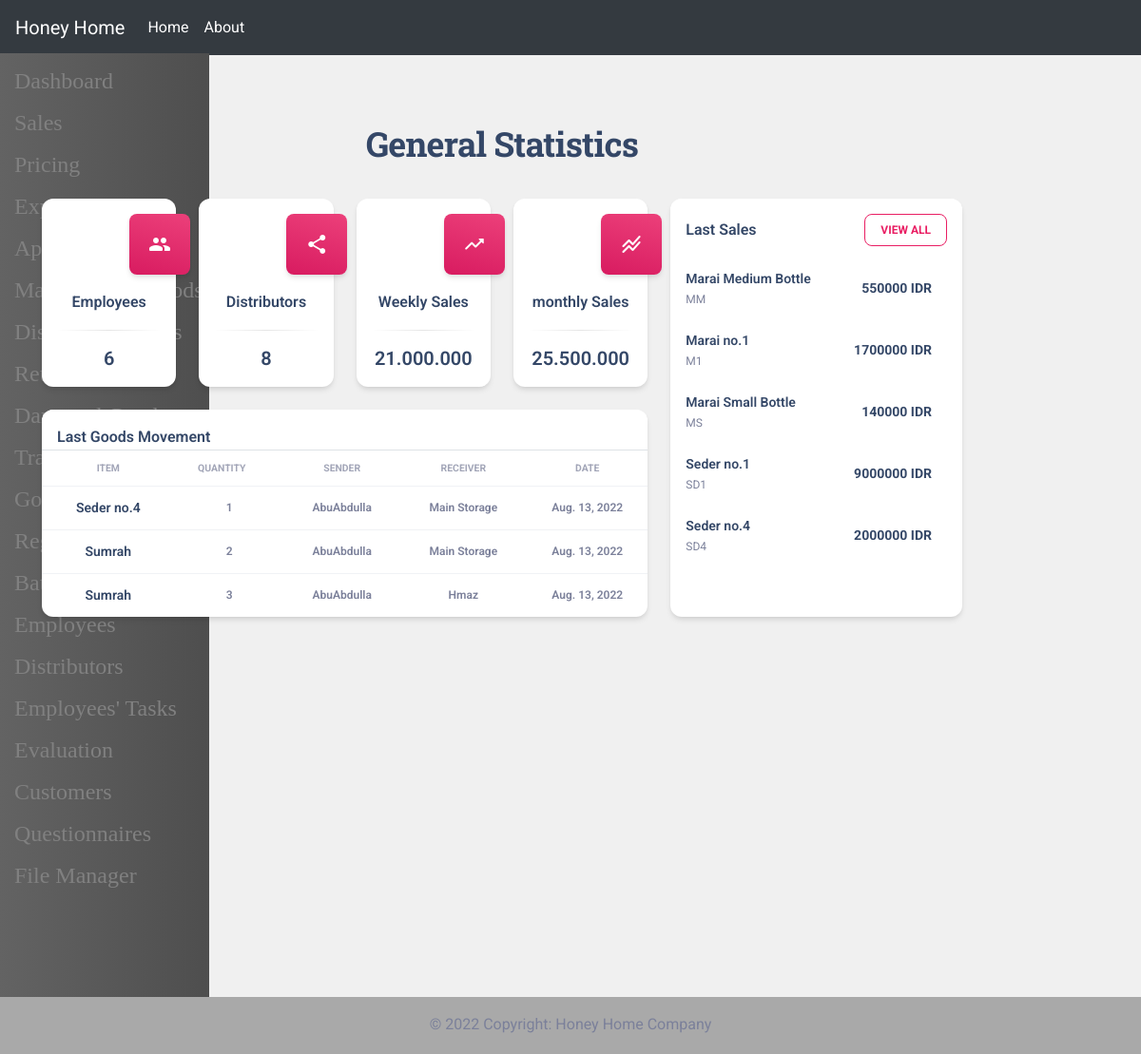
/CEO/Dashboard, run on the app's committed database.
### main/models.py (models this page shows, shortened)
class GoodsMovement(models.Model):
    id = models.AutoField(primary_key=True)
    item = models.ForeignKey(ItemCard, on_delete=models.CASCADE)
    sender = models.CharField(max_length=50, null=True, blank=True)
    receiver = models.CharField(max_length=50)
    date = models.DateField(auto_now_add=True)

class ItemCard(models.Model):
    STATUS = [
        ('Good', 'Good'),
        ('Damaged', 'Damaged'),
        ('Frozen', 'Frozen'),
    ]
    id = models.AutoField(primary_key=True)
    type = models.ForeignKey(ItemType, on_delete=models.CASCADE)
    batch = models.ForeignKey(Batch, on_delete=models.CASCADE)
    stock = models.ForeignKey(Stock, on_delete=models.CASCADE)
    quantity = models.IntegerField()
    status = models.CharField(max_length=10, default='Good', choices=STATUS)
    price = models.OneToOneField(Price, on_delete=models.SET_NULL, null=True, blank=True)
    receiving_date = models.DateField(auto_now_add=True)
    received_from = models.CharField(max_length=50)
    is_transforming = models.BooleanField(default=False, null=True, blank=True)
    is_priced = models.BooleanField(default=False, null=True, blank=True)

class ItemType(models.Model):
    id = models.AutoField(primary_key=True)
    name = models.CharField(max_length=20)
    code = models.CharField(max_length=10, null=True, blank=True)
    weight = models.IntegerField(null=True, blank=True)
    is_retail = models.BooleanField(null=True, blank=True)
    def __str__(self) -> str:
        return self.name

### accounting_manager/models.py (models this page shows, shortened)
class Sales(models.Model):
    id = models.AutoField(primary_key=True)
    type = models.ForeignKey(ItemType, on_delete=models.SET_NULL, null=True, blank=True)
    batch = models.ForeignKey(Batch, on_delete=models.SET_NULL, null=True, blank=True)
    quantity = models.IntegerField()
    price = models.IntegerField()
    date = models.DateField()
    seller = models.CharField(max_length=50, null=True, blank=True)
    is_approved = models.BooleanField(default=False, null=True, blank=True)
    def getTotal(self):
        return self.quantity * self.price

### ceo/views.py (the view)
# urls.py: path('Dashboard', views.Dashboard, name='AccountingManagerDashboard'),
def Dashboard(request):
    sales = Sales.objects.filter(is_approved=True).order_by('-id')[:5]
    goodsMovement = GoodsMovement.objects.all().order_by('-id')[:3]
    context = {'GoodsMovement':goodsMovement, 'Sales':sales}
    return render(request, 'ceo/dashboard.html', context)

### templates/ceo/dashboard.html (shortened to what this page needs)
{% extends 'ceo/base.html' %}
{% block content %}
<link id="pagestyle" href="/static/assets-2/fonts/material-dashboard.css" rel="stylesheet" />
<h2 class="font-weight-bolder mb-0" style="text-align: center; margin: 10px; padding-bottom: 10px;">General Statistics</h2>
<div class="container-fluid py-4">
    <div class="row">
      <div class="col-lg-8">
        <div class="row">
            <div class="col-xl-6">
                <div class="row">
                  <div class="col-md-6 col-6">
                    <div class="card">
                      <div class="card-header mx-4 ml-3 p-3 text-center">
                        <div class="icon icon-shape icon-lg bg-gradient-primary shadow text-center border-radius-lg " style="margin-left: 52px;">
                          <i class="material-icons opacity-10">group</i>
                        </div>
                      </div>
                      <div class="card-body pt-0 p-3 text-center">
                        <h6 class="text-center mb-0">Employees</h6>
                        <hr class="horizontal dark my-3">
                        <h5 class="mb-0">6</h5>
                      </div>
                    </div>
                  </div>
                  <div class="col-md-6 col-6">
                    <div class="card">
                      <div class="card-header mx-4 p-3 text-center">
                        <div class="icon icon-shape icon-lg bg-gradient-primary shadow text-center border-radius-lg" style="margin-left: 52px;">
                          <i class="material-icons opacity-10">share</i>
                        </div>
                      </div>
                      <div class="card-body pt-0 p-3 text-center">
                        <h6 class="text-center mb-0">Distributors</h6>
                        <hr class="horizontal dark my-3">
                        <h5 class="mb-0">8</h5>
                      </div>
                    </div>
                  </div>
                </div>
              </div>
          <div class="col-xl-6">
            <div class="row">
              <div class="col-md-6 col-6">
                <div class="card">
                  <div class="card-header mx-4 p-3 text-center">
                    <div class="icon icon-shape icon-lg bg-gradient-primary shadow text-center border-radius-lg" style="margin-left: 52px;">
                      <i class="material-icons opacity-10">trending_up</i>
                    </div>
                  </div>
                  <div class="card-body pt-0 p-3 text-center">
                    <h6 class="text-center mb-0">Weekly Sales</h6>
                    <hr class="horizontal dark my-3">
                    <h5 class="mb-0">21.000.000</h5>
                  </div>
                </div>
              </div>
              <div class="col-md-6 col-6">
                <div class="card">
                  <div class="card-header mx-4 p-3 text-center">
                    <div class="icon icon-shape icon-lg bg-gradient-primary shadow text-center border-radius-lg" style="margin-left: 52px;">
                      <i class="material-icons opacity-10">stacked_line_chart</i>
                    </div>
                  </div>
                  <div class="card-body pt-0 p-3 text-center">
                    <h6 class="text-center mb-0">monthly Sales</h6>
                    <hr class="horizontal dark my-3">
                    <h5 class="mb-0">25.500.000</h5>
                  </div>
                </div>
              </div>
            </div>
          </div>
          <div class="col-md-12 mb-lg-0 mb-4">
            <div class="card mt-4">
              <div class="card-header pb-0 p-3">
                <div class="row">
                  <div class="col-6 d-flex align-items-center">
                    <h6 class="mb-0">Last Goods Movement</h6>
                  </div>
                </div>
              </div>
              <table class="table align-items-center mb-0" style="text-align: center;">
                <thead>
                  <tr>
                    <th class="text-uppercase text-secondary text-xxs font-weight-bolder opacity-7">ITEM</th>
                    <th class="text-uppercase text-secondary text-xxs font-weight-bolder opacity-7 ps-2">QUANTITY</th>
                    <th class="text-center text-uppercase text-secondary text-xxs font-weight-bolder opacity-7">SENDER</th>
                    <th class="text-center text-uppercase text-secondary text-xxs font-weight-bolder opacity-7">RECEIVER</th>
                    <th class="text-center text-uppercase text-secondary text-xxs font-weight-bolder opacity-7">DATE</th>
                  </tr>
                </thead>
                <tbody>
                {% for goods in GoodsMovement %}
                  <tr>
                    <td>
                      <div class=" px-2 py-1">
                        <div class="d-flex flex-column justify-content-center">
                          <h6 class="mb-0 text-sm">{{goods.item.type}}</h6>
                        </div>
                      </div>
                    </td>
                    <td>
                      <p class="text-xs font-weight-bold mb-0">{{goods.item.quantity}}</p>
                    </td>
                    <td class="align-middle text-center text-sm">
                      <span class="text-xs font-weight-bold mb-0">{{goods.sender}}</span>
                    </td>
                    <td class="align-middle text-center">
                      <span class="text-secondary text-xs font-weight-bold">{{goods.receiver}}</span>
                    </td>
                    <td class="align-middle">
                      <a href="javascript:;" class="text-secondary font-weight-bold text-xs" data-toggle="tooltip" data-original-title="Edit user">
                        {{goods.date}}
                      </a>
                    </td>
                  </tr>
                  {% endfor %}
                </tbody>
              </table>
            </div>
          </div>
        </div>
      </div>
      <div class="col-lg-4">
        <div class="card h-100">
          <div class="card-header pb-0 p-3">
            <div class="row">
              <div class="col-6 d-flex align-items-center">
                <h6 class="mb-0">Last Sales</h6>
              </div>
              <div class="col-6 text-end">
                <button class="btn btn-outline-primary btn-sm mb-0">View All</button>
              </div>
            </div>
          </div>
          <div class="card-body p-3 pb-0">
            <ul class="list-group">
              {% for Sale in Sales %}
              <li class="list-group-item border-0 d-flex justify-content-between ps-0 mb-2 border-radius-lg">
                <div class="d-flex flex-column">
                  <h6 class="mb-1 text-dark font-weight-bold text-sm">{{Sale.type.name}}</h6>
                  <span class="text-xs">{{Sale.type.code}}</span>
                </div>
                <div class="d-flex align-items-center text-sm">
                    <button class="btn btn-link text-dark text-sm mb-0 px-0 ms-4">{{Sale.getTotal}} IDR</button>
                  </div>
              </li>
          {% endfor %}
            </ul>
          </div>
        </div>
      </div>
    </div>
</div>
{% endblock %}

### templates/ceo/dashboard.html (style rules this page uses)
body { background-color: rgb(240, 240, 240); }

### data on the page
GoodsMovement: item.type "Seder no.4", item.quantity "1", sender "AbuAbdulla", receiver "Main Storage", date "Aug. 13, 2022"
GoodsMovement: item.type "Sumrah", item.quantity "2", sender "AbuAbdulla", receiver "Main Storage", date "Aug. 13, 2022"
GoodsMovement: item.type "Sumrah", item.quantity "3", sender "AbuAbdulla", receiver "Hmaz", date "Aug. 13, 2022"
Sales: type.name "Marai Medium Bottle", type.code "MM", getTotal "550000"
Sales: type.name "Marai no.1", type.code "M1", getTotal "1700000"
Sales: type.name "Marai Small Bottle", type.code "MS", getTotal "140000"
Sales: type.name "Seder no.1", type.code "SD1", getTotal "9000000"
Sales: type.name "Seder no.4", type.code "SD4", getTotal "2000000"
